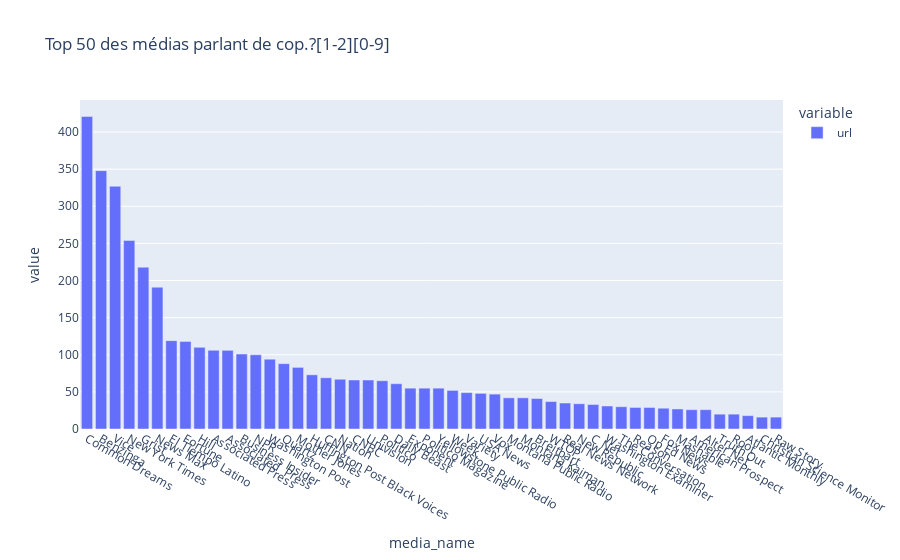

The cell this chart's notebook holds for it:
### Code cell
fig = px.bar(df_urls_match.loc[:, ["media_name", "url"]].groupby("media_name").count().sort_values("url", ascending=False).iloc[:50], title="Top 50 des médias parlant de {}".format(list_match))
fig.update_xaxes(tickangle=30)
fig

### Figure 1 — Plotly figure (JSON) as saved in the notebook; plotly's stock layout.template omitted (floating-point values rounded to 4 significant figures)
{"data": [{"alignmentgroup": "True", "hovertemplate": "variable=url<br>media_name=%{x}<br>value=%{y}<extra></extra>", "legendgroup": "url", "marker": {"color": "#636efa", "pattern": {"shape": ""}}, "name": "url", "offsetgroup": "url", "orientation": "v", "showlegend": true, "textposition": "auto", "type": "bar", "x": ["Common Dreams", "Benzinga", "Vice", "New York Times", "Grist", "News Max", "El Tiempo Latino", "Fortune", "Hill", "Associated Press", "Associated \nPress", "Business Insider", "NPR", "Washington Post", "Quartz", "Mother Jones", "Huffington Post Black Voices", "CNN", "Nation", "CNBC", "Univision", "Politico", "Daily Beast", "Exponent", "Politico Magazine", "Yellowstone Public Radio", "Week", "Variety", "USA News", "Vox", "Montana Public Radio", "Montana Kaiman", "Breitbart", "WTOP", "Real News Network", "New Republic", "C Net", "Washington Examiner", "The Conversation", "Reason", "Op Ed News", "Fox News", "Mashable", "American Prospect", "Alter Net", "Truth Out", "Root", "Atlantic Monthly", "Christian Science Monitor", "Raw Story"], "xaxis": "x", "y": [421, 348, 327, 254, 218, 191, 119, 118, 110, 106, 106, 101, 100, 94, 88, 83, 73, 69, 67, 66, 66, 65, 61, 55, 55, 55, 52, 49, 48, 47, 42, 42, 41, 37, 35, 34, 33, 31, 30, 29, 29, 28, 27, 26, 26, 20, 20, 18, 16, 16], "yaxis": "y"}], "layout": {"barmode": "relative", "legend": {"title": {"text": "variable"}, "tracegroupgap": 0}, "title": {"text": "Top 50 des médias parlant de cop.?[1-2][0-9]"}, "xaxis": {"anchor": "y", "domain": [0, 1], "tickangle": 30, "title": {"text": "media_name"}}, "yaxis": {"anchor": "x", "domain": [0, 1], "title": {"text": "value"}}}}
